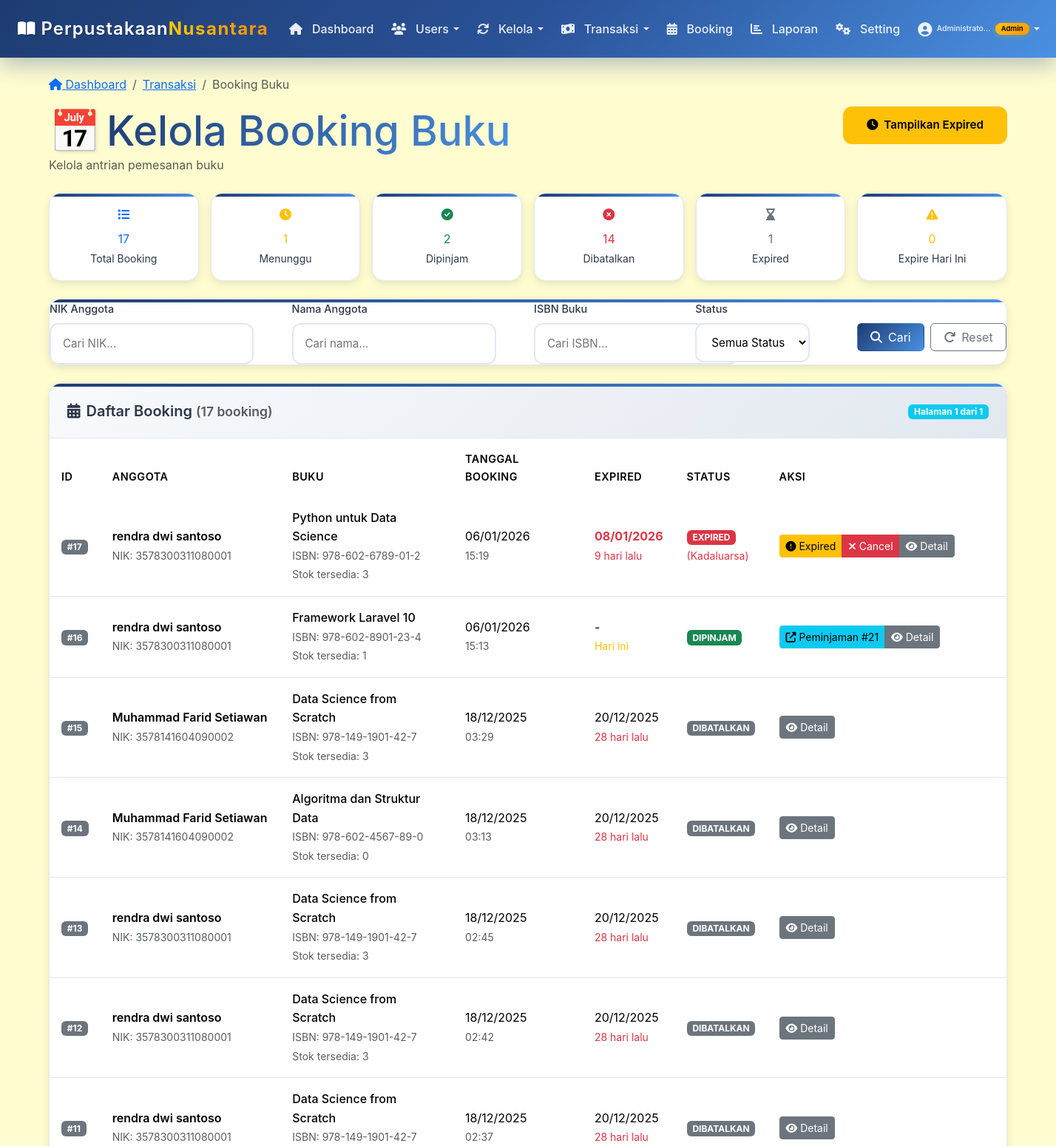
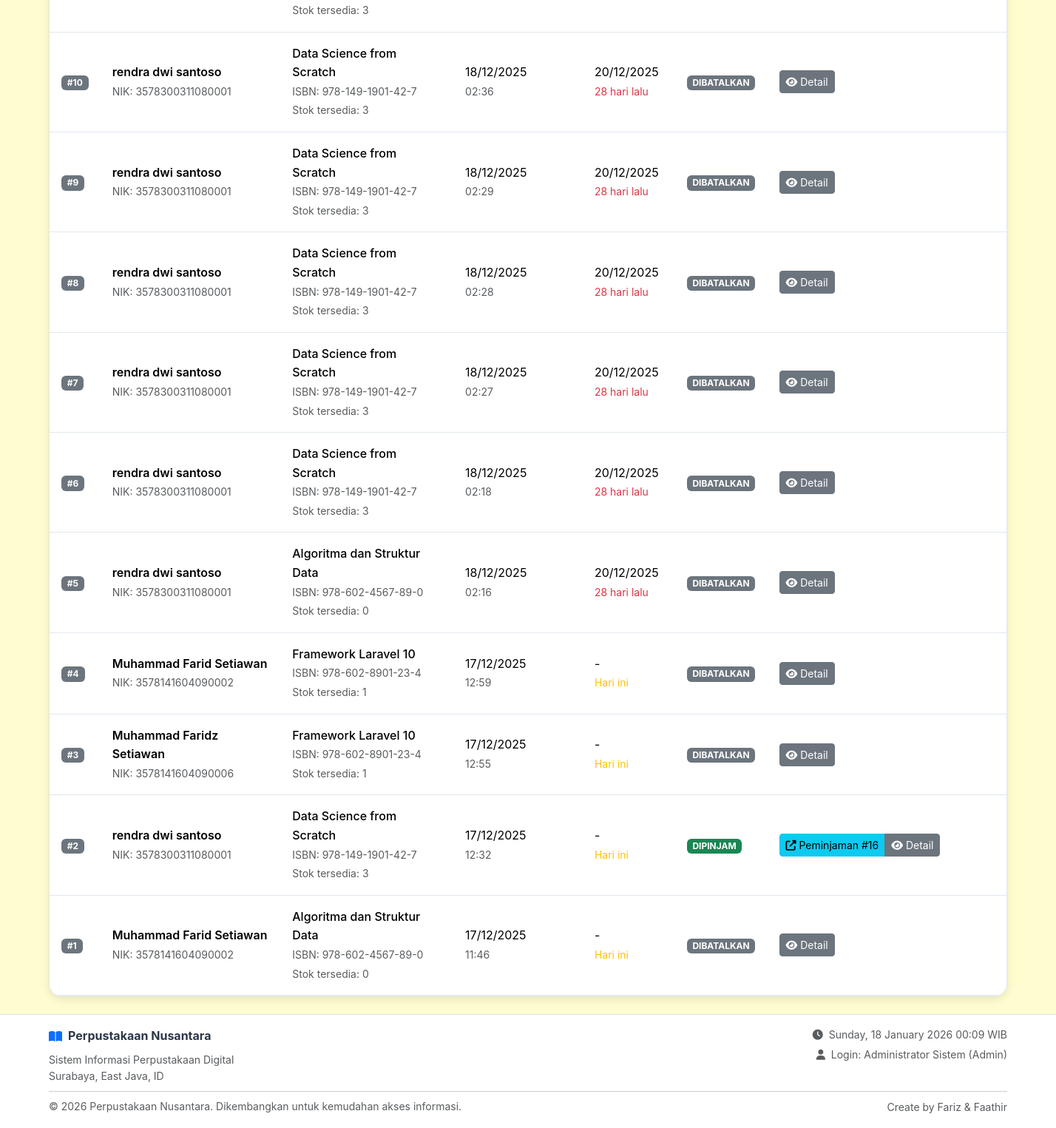
Screenshot of /admin/transaksi/booking/index.php (signed in) with the database file from the repository (2 pictures, top to bottom).
### tables this page shows
CREATE TABLE `booking` (
  `id_booking` int(11) NOT NULL,
  `nik` varchar(20) NOT NULL,
  `isbn` varchar(20) NOT NULL,
  `tanggal_booking` date NOT NULL,
  `status` enum('menunggu','dibatalkan','dipinjam') DEFAULT 'menunggu',
  `expired_at` date NOT NULL,
  `created_at` timestamp NOT NULL DEFAULT current_timestamp()
);

CREATE TABLE `buku` (
  `isbn` varchar(20) NOT NULL,
  `judul` varchar(100) NOT NULL,
  `pengarang` varchar(50) NOT NULL,
  `id_penerbit` int(11) DEFAULT NULL,
  `id_rak` int(11) DEFAULT NULL,
  `tahun_terbit` int(4) NOT NULL,
  `stok_total` int(11) DEFAULT 0,
  `stok_tersedia` int(11) DEFAULT 0,
  `status` varchar(20) DEFAULT 'tersedia',
  `created_at` timestamp NOT NULL DEFAULT current_timestamp()
);

CREATE TABLE `anggota` (
  `nik` varchar(20) NOT NULL,
  `nama` varchar(100) NOT NULL,
  `no_hp` varchar(15) DEFAULT NULL,
  `alamat` text NOT NULL,
  `created_at` timestamp NOT NULL DEFAULT current_timestamp(),
  `user_id` int(11) DEFAULT NULL
);

CREATE TABLE `peminjaman` (
  `id_peminjaman` int(11) NOT NULL,
  `nik` varchar(20) NOT NULL,
  `isbn` varchar(20) NOT NULL,
  `tanggal_pinjam` date NOT NULL,
  `tanggal_kembali` date NOT NULL,
  `status` enum('dipinjam','dikembalikan') DEFAULT 'dipinjam',
  `created_at` timestamp NOT NULL DEFAULT current_timestamp()
);

### admin/transaksi/booking/index.php (the view, shortened to what the rows shown need)
<?php
require_once '../../../includes/functions.php';
include '../../../config/database.php';
$whereClause = "WHERE 1=1";
$params = [];
$page = isset($_GET['page']) ? max(1, (int)$_GET['page']) : 1;
$limit = 20;
$offset = ($page - 1) * $limit;
$query = "
    SELECT b.*,
           a.nama,
           bk.judul,
           bk.stok_tersedia,
           DATEDIFF(b.expired_at, CURDATE()) as days_until_expire
    FROM booking b
    JOIN anggota a ON b.nik = a.nik
    JOIN buku bk ON b.isbn = bk.isbn
    $whereClause
    ORDER BY b.tanggal_booking DESC, b.created_at DESC
    LIMIT $limit OFFSET $offset
";
$stmt = $conn->prepare($query);
$stmt->execute($params);
$bookings = $stmt->fetchAll();
$stats = [
    'total' => $conn->query("SELECT COUNT(*) FROM booking")->fetchColumn(),
    'menunggu' => $conn->query("SELECT COUNT(*) FROM booking WHERE status = 'menunggu'")->fetchColumn(),
    'dipinjam' => $conn->query("SELECT COUNT(*) FROM booking WHERE status = 'dipinjam'")->fetchColumn(),
    'dibatalkan' => $conn->query("SELECT COUNT(*) FROM booking WHERE status = 'dibatalkan'")->fetchColumn(),
    'expired' => $conn->query("SELECT COUNT(*) FROM booking WHERE status = 'menunggu' AND expired_at < CURDATE()")->fetchColumn(),
    'expiring_today' => $conn->query("SELECT COUNT(*) FROM booking WHERE status = 'menunggu' AND expired_at = CURDATE()")->fetchColumn()
];
include '../../../includes/header.php';
?>
<div class="container py-4">
    <div class="d-flex justify-content-between align-items-center mb-4">
        <div>
            <h1 class="h3 mb-0 title-container">
                <span class="logo-emoji">📅</span>
                <span class="title-gradient">Kelola Booking Buku</span>
            </h1>
        </div>
    </div>
    <div class="row g-3 mb-4">
        <div class="col-md-2">
            <div class="modern-card text-center p-3">
                <div class="stat-icon mb-2">
                    <i class="fas fa-clock text-warning"></i>
                </div>
                <div class="stat-number text-warning"><?= $stats['menunggu'] ?></div>
                <small class="stat-label">Menunggu</small>
            </div>
        </div>
        <div class="col-md-2">
            <div class="modern-card text-center p-3">
                <div class="stat-icon mb-2">
                    <i class="fas fa-hourglass-end text-secondary"></i>
                </div>
                <div class="stat-number text-secondary"><?= $stats['expired'] ?></div>
                <small class="stat-label">Expired</small>
            </div>
        </div>
        <div class="col-md-2">
            <div class="modern-card text-center p-3">
                <div class="stat-icon mb-2">
                    <i class="fas fa-exclamation-triangle text-warning"></i>
                </div>
                <div class="stat-number text-warning"><?= $stats['expiring_today'] ?></div>
                <small class="stat-label">Expire Hari Ini</small>
            </div>
        </div>
    </div>
    <div class="modern-card">
        <div class="card-body p-0">
            <div class="table-responsive">
                <table class="table table-modern mb-0">
                    <thead>
                        <tr>
                            <th>ID</th>
                            <th>Anggota</th>
                            <th>Buku</th>
                            <th>Tanggal Booking</th>
                            <th>Expired</th>
                            <th>Status</th>
                            <th width="25%">Aksi</th>
                        </tr>
                    </thead>
                    <tbody>
                        <?php if ($bookings): ?>
                            <?php foreach ($bookings as $booking): ?>
                                <?php
                                $status_badge = '';
                                $status_text = '';
                                $is_expired = ($booking['status'] == 'menunggu' && $booking['days_until_expire'] < 0);
                                switch($booking['status']) {
                                    case 'menunggu':
                                        $status_badge = $is_expired ? 'danger' : 'warning';
                                        $status_text = $is_expired ? 'EXPIRED' : 'MENUNGGU';
                                        break;
                                    case 'dipinjam':
                                        $status_badge = 'success';
                                        $status_text = 'DIPINJAM';
                                        break;
                                    case 'dibatalkan':
                                        $status_badge = 'secondary';
                                        $status_text = 'DIBATALKAN';
                                        break;
                                }
                                ?>
                                <tr>
                                    <td>
                                        <span class="badge bg-secondary">#<?= $booking['id_booking'] ?></span>
                                    </td>
                                    <td>
                                        <div class="fw-semibold"><?= htmlspecialchars($booking['nama']) ?></div>
                                        <small class="text-muted">NIK: <?= htmlspecialchars($booking['nik']) ?></small>
                                    </td>
                                    <td>
                                        <div class="fw-medium"><?= htmlspecialchars($booking['judul']) ?></div>
                                        <small class="text-muted">ISBN: <?= htmlspecialchars($booking['isbn']) ?></small>
                                        <br>
                                        <small class="text-muted">Stok tersedia: <?= $booking['stok_tersedia'] ?></small>
                                    </td>
                                    <td>
                                        <div><?= formatTanggal($booking['tanggal_booking']) ?></div>
                                        <small class="text-muted"><?= date('H:i', strtotime($booking['created_at'])) ?></small>
                                    </td>
                                    <td>
                                        <?php if ($booking['expired_at']): ?>
                                            <div class="<?= $is_expired ? 'text-danger fw-bold' : '' ?>">
                                                <?= formatTanggal($booking['expired_at']) ?>
                                            </div>
                                            <?php if ($booking['days_until_expire'] >= 0): ?>
                                                <small class="<?= $booking['days_until_expire'] == 0 ? 'text-warning' : 'text-muted' ?>">
                                                    <?= $booking['days_until_expire'] == 0 ? 'Hari ini' : $booking['days_until_expire'] . ' hari lagi' ?>
                                                </small>
                                            <?php else: ?>
                                                <small class="text-danger"><?= abs($booking['days_until_expire']) ?> hari lalu</small>
                                            <?php endif; ?>
                                        <?php else: ?>
                                            <span class="text-muted">-</span>
                                        <?php endif; ?>
                                    </td>
                                    <td>
                                        <span class="badge bg-<?= $status_badge ?>">
                                            <?= $status_text ?>
                                        </span>
                                        <?php if ($is_expired): ?>
                                            <br><small class="text-danger">(Kadaluarsa)</small>
                                        <?php endif; ?>
                                    </td>
                                    <td>
                                        <div class="btn-group btn-group-sm" role="group">
                                            <?php if ($booking['status'] == 'menunggu'): ?>
                                                <?php if ($booking['stok_tersedia'] > 0): ?>
                                                    <a href="approve.php?id=<?= $booking['id_booking'] ?>"
                                                       class="btn btn-success"
                                                       onclick="return confirm('Approve booking #<?= $booking['id_booking'] ?>?')">
                                                    </a>
                                                <?php endif; ?>
                                                <a href="cancel.php?id=<?= $booking['id_booking'] ?>"
                                                   class="btn btn-danger">
                                                    <i class="fas fa-times"></i> Cancel
                                                </a>
                                            <?php elseif ($booking['status'] == 'dipinjam'): ?>
                                                <?php
                                                $stmt2 = $conn->prepare("
                                                    SELECT id_peminjaman, tanggal_pinjam
                                                    FROM peminjaman
                                                    WHERE nik = ? AND isbn = ? AND status = 'dipinjam'
                                                    ORDER BY created_at DESC LIMIT 1
                                                ");
                                                $stmt2->execute([$booking['nik'], $booking['isbn']]);
                                                $peminjaman = $stmt2->fetch();
                                                ?>
                                                <?php if ($peminjaman): ?>
                                                    <a href="../peminjaman.php?search=<?= $peminjaman['id_peminjaman'] ?>"
                                                       class="btn btn-info" title="Lihat Detail Peminjaman">
                                                        <i class="fas fa-external-link-alt"></i> Peminjaman #<?= $peminjaman['id_peminjaman'] ?>
                                                    </a>
                                                <?php endif; ?>
                                            <?php endif; ?>
                                            <a href="detail.php?id=<?= $booking['id_booking'] ?>"
                                               class="btn btn-secondary">
                                                <i class="fas fa-eye"></i> Detail
                                            </a>
                                        </div>
                                    </td>
                                </tr>
                            <?php endforeach; ?>
                        <?php endif; ?>
                    </tbody>
                </table>
            </div>
        </div>
    </div>
</div>
<?php include '../../../includes/footer.php'; ?>

### rows the page displays
booking: id_booking "1", nik.nama "Muhammad Farid Setiawan", nik "3578141604090002", isbn.judul "Algoritma dan Struktur Data", isbn "978-602-4567-89-0", isbn.stok_tersedia "0", tanggal_booking "17/12/2025", created_at "11:46", expired_at "-", shows "Hari ini", status "DIBATALKAN"
buku: stok_tersedia "0"
booking: id_booking "17", nik.nama "rendra dwi santoso", nik "3578300311080001", isbn.judul "Python untuk Data Science", isbn "978-602-6789-01-2", isbn.stok_tersedia "3", tanggal_booking "06/01/2026", created_at "15:19", expired_at "08/01/2026", days_until_expire "9", status_text "EXPIRED", status "(Kadaluarsa)"
booking: id_booking "16", nik.nama "rendra dwi santoso", nik "3578300311080001", isbn.judul "Framework Laravel 10", isbn "978-602-8901-23-4", isbn.stok_tersedia "1", tanggal_booking "06/01/2026", created_at "15:13", expired_at "-", shows "Hari ini", status "DIPINJAM", peminjaman.id_peminjaman "21"
booking: id_booking "15", nik.nama "Muhammad Farid Setiawan", nik "3578141604090002", isbn.judul "Data Science from Scratch", isbn "978-149-1901-42-7", isbn.stok_tersedia "3", tanggal_booking "18/12/2025", created_at "03:29", expired_at "20/12/2025", days_until_expire "28", status "DIBATALKAN"
booking: id_booking "14", nik.nama "Muhammad Farid Setiawan", nik "3578141604090002", isbn.judul "Algoritma dan Struktur Data", isbn "978-602-4567-89-0", isbn.stok_tersedia "0", tanggal_booking "18/12/2025", created_at "03:13", expired_at "20/12/2025", days_until_expire "28", status "DIBATALKAN"
booking: id_booking "13", nik.nama "rendra dwi santoso", nik "3578300311080001", isbn.judul "Data Science from Scratch", isbn "978-149-1901-42-7", isbn.stok_tersedia "3", tanggal_booking "18/12/2025", created_at "02:45", expired_at "20/12/2025", days_until_expire "28", status "DIBATALKAN"
booking: id_booking "12", nik.nama "rendra dwi santoso", nik "3578300311080001", isbn.judul "Data Science from Scratch", isbn "978-149-1901-42-7", isbn.stok_tersedia "3", tanggal_booking "18/12/2025", created_at "02:42", expired_at "20/12/2025", days_until_expire "28", status "DIBATALKAN"
booking: id_booking "11", nik.nama "rendra dwi santoso", nik "3578300311080001", isbn.judul "Data Science from Scratch", isbn "978-149-1901-42-7", isbn.stok_tersedia "3", tanggal_booking "18/12/2025", created_at "02:37", expired_at "20/12/2025", days_until_expire "28", status "DIBATALKAN"
booking: id_booking "10", nik.nama "rendra dwi santoso", nik "3578300311080001", isbn.judul "Data Science from Scratch", isbn "978-149-1901-42-7", isbn.stok_tersedia "3", tanggal_booking "18/12/2025", created_at "02:36", expired_at "20/12/2025", days_until_expire "28", status "DIBATALKAN"
booking: id_booking "9", nik.nama "rendra dwi santoso", nik "3578300311080001", isbn.judul "Data Science from Scratch", isbn "978-149-1901-42-7", isbn.stok_tersedia "3", tanggal_booking "18/12/2025", created_at "02:29", expired_at "20/12/2025", days_until_expire "28", status "DIBATALKAN"
booking: id_booking "8", nik.nama "rendra dwi santoso", nik "3578300311080001", isbn.judul "Data Science from Scratch", isbn "978-149-1901-42-7", isbn.stok_tersedia "3", tanggal_booking "18/12/2025", created_at "02:28", expired_at "20/12/2025", days_until_expire "28", status "DIBATALKAN"
booking: id_booking "7", nik.nama "rendra dwi santoso", nik "3578300311080001", isbn.judul "Data Science from Scratch", isbn "978-149-1901-42-7", isbn.stok_tersedia "3", tanggal_booking "18/12/2025", created_at "02:27", expired_at "20/12/2025", days_until_expire "28", status "DIBATALKAN"
booking: id_booking "6", nik.nama "rendra dwi santoso", nik "3578300311080001", isbn.judul "Data Science from Scratch", isbn "978-149-1901-42-7", isbn.stok_tersedia "3", tanggal_booking "18/12/2025", created_at "02:18", expired_at "20/12/2025", days_until_expire "28", status "DIBATALKAN"
booking: id_booking "5", nik.nama "rendra dwi santoso", nik "3578300311080001", isbn.judul "Algoritma dan Struktur Data", isbn "978-602-4567-89-0", isbn.stok_tersedia "0", tanggal_booking "18/12/2025", created_at "02:16", expired_at "20/12/2025", days_until_expire "28", status "DIBATALKAN"
booking: id_booking "4", nik.nama "Muhammad Farid Setiawan", nik "3578141604090002", isbn.judul "Framework Laravel 10", isbn "978-602-8901-23-4", isbn.stok_tersedia "1", tanggal_booking "17/12/2025", created_at "12:59", expired_at "-", shows "Hari ini", status "DIBATALKAN"
booking: id_booking "3", nik.nama "Muhammad Faridz Setiawan", nik "3578141604090006", isbn.judul "Framework Laravel 10", isbn "978-602-8901-23-4", isbn.stok_tersedia "1", tanggal_booking "17/12/2025", created_at "12:55", expired_at "-", shows "Hari ini", status "DIBATALKAN"
booking: id_booking "2", nik.nama "rendra dwi santoso", nik "3578300311080001", isbn.judul "Data Science from Scratch", isbn "978-149-1901-42-7", isbn.stok_tersedia "3", tanggal_booking "17/12/2025", created_at "12:32", expired_at "-", shows "Hari ini", status "DIPINJAM", peminjaman.id_peminjaman "16"

### other values shown
strlen($nama) > 12 ? substr($nama, 0, 12) . '...' : $nama "Administrato..."
$badge_text "Admin"
$stats['total'] "17"
$stats['dipinjam'] "2"
$stats['dibatalkan'] "14"
$total_records "17"
$page "1"
$total_pages "1"
SITE_NAME "Perpustakaan Nusantara"
$SISTEM['alamat_perpustakaan'] "Surabaya, East Java, ID"
$current_user['nama'] "Administrator Sistem"
str_replace('_', ' ', $current_user['role']) "Admin"
